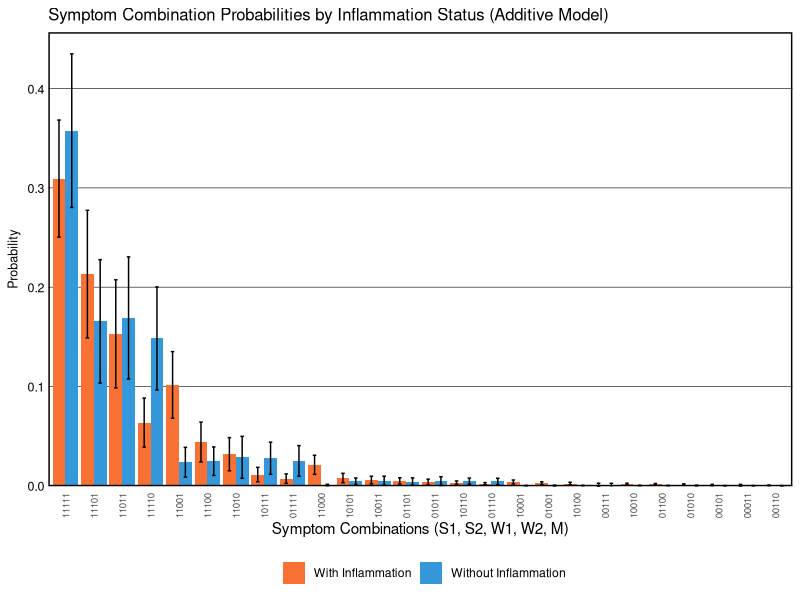
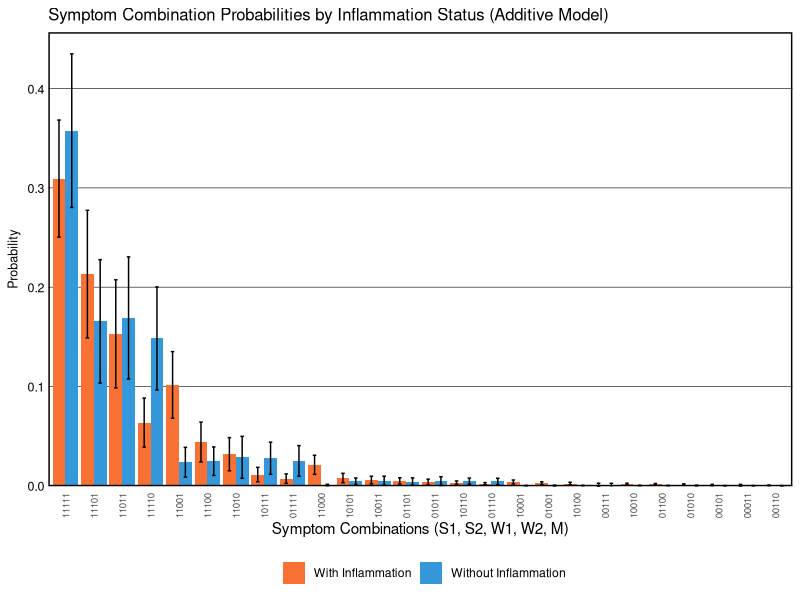

Here is the R script that generated these plots, in order:
## ---- chunk 1

## ---- chunk 2
# Load required packages
library(tidyverse)
library(mvtnorm)
library(MASS)
library(flextable)
library(officer)
## ---- chunk 3
# Setting seed for reproducibility
set.seed(123)

# Combinations of binary criteria
combinations <- expand.grid(c(0,1), c(0,1), c(0,1), c(0,1), c(0,1))
## ---- chunk 4
# Function to ensure the values fall between 0 and 4
rescale <- function(x) {
  min_val <- min(x)
  max_val <- max(x)
  return((x - min_val) / (max_val - min_val) * 4)
}
## ---- chunk 5
generate_correlated_binary <- function(n, p1, p2, cor) {
  means <- c(0, 0)
  sigma <- matrix(c(1, cor, cor, 1), 2, 2)
  bvn <- mvrnorm(n, mu = means, Sigma = sigma)
  
  threshold_L <- qnorm(1 - p1)
  threshold_I <- qnorm(1 - p2)
  
  L <- ifelse(bvn[,1] > threshold_L, 1, 0)
  I <- ifelse(bvn[,2] > threshold_I, 1, 0)
  
  return(data.frame(L = L, I = I))
}
## ---- chunk 6
# Function to calculate Shannon index
# Input: vector of probabilities
# Output: Shannon index (using natural logarithm)
calculate_shannon <- function(probabilities) {
  # Only use probabilities > 0 (since log(0) is undefined)
  p <- probabilities[probabilities > 0]
  # Normalize to ensure probabilities sum to 1
  p <- p / sum(p)
  # Calculate Shannon index: H = -sum(p * ln(p))
  H <- -sum(p * log(p))
  return(H)
}
## ---- chunk 7
# Function to calculate Hill numbers
# Input: vector of probabilities, q parameter (order of diversity)
# Output: Hill number (effective number of categories)
calculate_hill <- function(probabilities, q) {
  # Only use probabilities > 0 (since log(0) is undefined for q=1)
  p <- probabilities[probabilities > 0]
  # Normalize to ensure probabilities sum to 1
  p <- p / sum(p)
  
  if (q == 1) {
    # Limit case: exponential of Shannon entropy
    return(exp(-sum(p * log(p))))
  } else {
    # General formula: Hill = (sum(p^q))^(1/(1-q))
    return(sum(p^q)^(1/(1-q)))
  }
}
## ---- chunk 8
# Number of individuals and simulations
n <- 10000
n_sims <- 100

# Matrices to accumulate the results of each simulation
results_WITH_inflammation <- matrix(0, ncol = 2^5, nrow = n_sims)
results_WITHOUT_inflammation <- matrix(0, ncol = 2^5, nrow = n_sims)

# Vectors to track sample sizes
n_WITH_inflammation <- numeric(n_sims)
n_WITHOUT_inflammation <- numeric(n_sims)

# Vectors to track symptom severity means
severity_WITH_inflammation <- numeric(n_sims)
severity_WITHOUT_inflammation <- numeric(n_sims)

# Vectors to track Shannon indices for heterogeneity analysis
shannon_WITH_inflammation <- numeric(n_sims)
shannon_WITHOUT_inflammation <- numeric(n_sims)

# Vectors to track Hill numbers for heterogeneity analysis
# q=0: richness, q=1: exp(Shannon), q=2: inverse Simpson
hill_q0_WITH_inflammation <- numeric(n_sims)
hill_q0_WITHOUT_inflammation <- numeric(n_sims)
hill_q1_WITH_inflammation <- numeric(n_sims)
hill_q1_WITHOUT_inflammation <- numeric(n_sims)
hill_q2_WITH_inflammation <- numeric(n_sims)
hill_q2_WITHOUT_inflammation <- numeric(n_sims)
## ---- chunk 9
for(sim in 1:n_sims) {
  # Generate correlated binary latent variables L (PTSD) and I (Inflammation)
  latent_vars <- generate_correlated_binary(n, p1 = 0.8, p2 = 0.5, cor = 0.6)
  L <- latent_vars$L
  I <- latent_vars$I
  
# Simulate symptoms with BOTH L and I effects (additive model)
  # I factors are adjustable based on theoretical assumptions
  
  # Strong indicators - react strongly to PTSD, moderately to Inflammation
  S1 <- rescale(2.0 * L + 0.6 * I + rnorm(n, mean=2, sd=0.5))
  S2 <- rescale(1.8 * L + 0.5 * I + rnorm(n, mean=2, sd=0.5))
  
  # Medium indicator - reacts moderately to both
  M <- rescale(1.2 * L + 0.7 * I + rnorm(n, mean=2, sd=0.8))
  
  # Weak indicators - react weakly to PTSD, varied response to Inflammation
  W1 <- rescale(0.6 * L + 0.5 * I + rnorm(n, mean=2, sd=1))
  W2 <- rescale(0.4 * L + 0.3 * I + rnorm(n, mean=2, sd=1))
  
  
  # Combine into a data frame
  data <- data.frame(L, I, S1, S2, W1, W2, M)
  
  # Creating binary variables for all indicators
  data <- data %>%
    mutate(
      S1_positive = S1 >= 2,
      S2_positive = S2 >= 2,
      W1_positive = W1 >= 2,
      W2_positive = W2 >= 2,
      M_positive = M >= 2
    )
  
  # Calculate a new column that counts how many criteria are met for each individual
  data <- data %>%
    mutate(criteria_met = S1_positive + S2_positive + 
                          W1_positive + W2_positive + 
                          M_positive)
  
# Filter the dataset to keep only those individuals that meet at least 2 criteria
filtered_data <- data %>%
    filter(criteria_met >= 2)
  
# Calculate symptom severity (sum of all 5 symptom ratings)
filtered_data <- filtered_data %>%
  mutate(severity = S1 + S2 + M + W1 + W2)

# Split into inflammation groups
filtered_WITH_I <- filtered_data %>% filter(I == 1)
filtered_WITHOUT_I <- filtered_data %>% filter(I == 0)

# === Severity-based sampling for equal groups ===
# Calculate mean and SD of severity in inflammation group
mean_severity_WITH <- mean(filtered_WITH_I$severity)
sd_severity_WITH <- sd(filtered_WITH_I$severity)

# Define selection range: mean ± 0.5 SD
lower_bound <- mean_severity_WITH - 0.5 * sd_severity_WITH
upper_bound <- mean_severity_WITH + 0.5 * sd_severity_WITH

# Select non-inflammation individuals within this severity range
filtered_WITHOUT_I_eligible <- filtered_WITHOUT_I %>%
  filter(severity >= lower_bound & severity <= upper_bound)

# Determine sample size (minimum of both groups)
n_sample <- min(nrow(filtered_WITH_I), nrow(filtered_WITHOUT_I_eligible))

# Random sample from both groups to get equal sizes
if(n_sample > 5) {
  filtered_WITH_I <- filtered_WITH_I %>% sample_n(n_sample)
  filtered_WITHOUT_I <- filtered_WITHOUT_I_eligible %>% sample_n(n_sample)
}

# Track sample sizes
n_WITH_inflammation[sim] <- nrow(filtered_WITH_I)
n_WITHOUT_inflammation[sim] <- nrow(filtered_WITHOUT_I)

# Track severity means (to verify matching worked)
severity_WITH_inflammation[sim] <- mean(filtered_WITH_I$severity)
severity_WITHOUT_inflammation[sim] <- mean(filtered_WITHOUT_I$severity)
  
# === Calculate for WITH inflammation group ===
if(nrow(filtered_WITH_I) > 5) {  # Need sufficient data for covariance
    cov_matrix_WITH <- cov(filtered_WITH_I[, c("S1", "S2", "W1", "W2", "M")])
    means_WITH <- colMeans(filtered_WITH_I[, c("S1", "S2", "W1", "W2", "M")])
    
    for(i in 1:nrow(combinations)){
      lower <- as.numeric(ifelse(combinations[i,] == 1, 2, -Inf))
      upper <- as.numeric(ifelse(combinations[i,] == 1, Inf, 2))
      results_WITH_inflammation[sim, i] <- pmvnorm(lower = lower, 
                                                   upper = upper, 
                                                   mean = means_WITH, 
                                                   sigma = cov_matrix_WITH)
    }
}
  
# === Calculate for WITHOUT inflammation group ===
if(nrow(filtered_WITHOUT_I) > 5) {  # Need sufficient data for covariance
    cov_matrix_WITHOUT <- cov(filtered_WITHOUT_I[, c("S1", "S2", "W1", "W2", "M")])
    means_WITHOUT <- colMeans(filtered_WITHOUT_I[, c("S1", "S2", "W1", "W2", "M")])
    
    for(i in 1:nrow(combinations)){
      lower <- as.numeric(ifelse(combinations[i,] == 1, 2, -Inf))
      upper <- as.numeric(ifelse(combinations[i,] == 1, Inf, 2))
      results_WITHOUT_inflammation[sim, i] <- pmvnorm(lower = lower, 
                                                      upper = upper, 
                                                      mean = means_WITHOUT, 
                                                      sigma = cov_matrix_WITHOUT)
    }
  }

# === Calculate Shannon indices based on observed counts ===
# Create combination strings for each individual
filtered_WITH_I <- filtered_WITH_I %>%
  mutate(combination = paste0(as.integer(S1_positive), 
                              as.integer(S2_positive), 
                              as.integer(W1_positive), 
                              as.integer(W2_positive), 
                              as.integer(M_positive)))

filtered_WITHOUT_I <- filtered_WITHOUT_I %>%
  mutate(combination = paste0(as.integer(S1_positive), 
                              as.integer(S2_positive), 
                              as.integer(W1_positive), 
                              as.integer(W2_positive), 
                              as.integer(M_positive)))

# Count combinations and calculate proportions for WITH inflammation group
counts_WITH <- filtered_WITH_I %>%
  count(combination) %>%
  mutate(proportion = n / sum(n))

# Count combinations and calculate proportions for WITHOUT inflammation group
counts_WITHOUT <- filtered_WITHOUT_I %>%
  count(combination) %>%
  mutate(proportion = n / sum(n))

# Calculate Shannon index for WITH inflammation group
if(nrow(counts_WITH) > 0) {
  shannon_WITH_inflammation[sim] <- calculate_shannon(counts_WITH$proportion)
}

# Calculate Shannon index for WITHOUT inflammation group
if(nrow(counts_WITHOUT) > 0) {
  shannon_WITHOUT_inflammation[sim] <- calculate_shannon(counts_WITHOUT$proportion)
}

  # Calculate Hill numbers for WITH inflammation group
  if(nrow(counts_WITH) > 0) {
    hill_q0_WITH_inflammation[sim] <- calculate_hill(counts_WITH$proportion, q = 0)
    hill_q1_WITH_inflammation[sim] <- calculate_hill(counts_WITH$proportion, q = 1)
    hill_q2_WITH_inflammation[sim] <- calculate_hill(counts_WITH$proportion, q = 2)
  }

  # Calculate Hill numbers for WITHOUT inflammation group
  if(nrow(counts_WITHOUT) > 0) {
    hill_q0_WITHOUT_inflammation[sim] <- calculate_hill(counts_WITHOUT$proportion, q = 0)
    hill_q1_WITHOUT_inflammation[sim] <- calculate_hill(counts_WITHOUT$proportion, q = 1)
    hill_q2_WITHOUT_inflammation[sim] <- calculate_hill(counts_WITHOUT$proportion, q = 2)
  }
}
## ---- chunk 10
# === Process results for WITH inflammation group ===
derived_probs_WITH <- data.frame(
  Combination = paste(combinations[,1], 
                      combinations[,2], 
                      combinations[,3], 
                      combinations[,4], 
                      combinations[,5], sep=""),
  Mean_Probability = apply(results_WITH_inflammation, 2, mean),
  SD_Probability = apply(results_WITH_inflammation, 2, sd),
  Group = "With Inflammation")

# === Process results for WITHOUT inflammation group ===
derived_probs_WITHOUT <- data.frame(
  Combination = paste(combinations[,1], 
                      combinations[,2], 
                      combinations[,3], 
                      combinations[,4], 
                      combinations[,5], sep=""),
  Mean_Probability = apply(results_WITHOUT_inflammation, 2, mean),
  SD_Probability = apply(results_WITHOUT_inflammation, 2, sd),
  Group = "Without Inflammation")

# Combine both groups
derived_probs_combined <- rbind(derived_probs_WITH, derived_probs_WITHOUT)

# Determine which combinations meet 2 out of 5 criteria
derived_probs_combined$MeetsCriteria <- ifelse(rowSums(combinations) >= 2, TRUE, FALSE)

# Filter to only include combinations that meet the criteria
filtered_probs_combined <- derived_probs_combined %>% 
  filter(MeetsCriteria) %>%
  arrange(Group, desc(Mean_Probability))

# Add abbreviations for x-axis
# We'll rank combinations by their average probability across both groups
avg_probs <- derived_probs_combined %>%
  filter(MeetsCriteria) %>%
  group_by(Combination) %>%
  summarise(Avg = mean(Mean_Probability)) %>%
  arrange(desc(Avg))

filtered_probs_combined$Rank <- match(filtered_probs_combined$Combination, avg_probs$Combination)

# Report average sample sizes
cat("Average sample sizes across simulations:\n")
cat("With Inflammation:", round(mean(n_WITH_inflammation), 1), "\n")
cat("Without Inflammation:", round(mean(n_WITHOUT_inflammation), 1), "\n")

# Report average symptom severity (to verify groups are matched)
cat("\nAverage symptom severity across simulations:\n")
cat("With Inflammation:", round(mean(severity_WITH_inflammation), 2), "\n")
cat("Without Inflammation:", round(mean(severity_WITHOUT_inflammation), 2), "\n")

# === Report Shannon Index Results ===
cat("\n=== HETEROGENEITY ANALYSIS (Shannon Index) ===\n")
cat("Shannon Index (With Inflammation):    ", 
    round(mean(shannon_WITH_inflammation), 3), " ± ", 
    round(sd(shannon_WITH_inflammation), 3), "\n", sep="")
cat("Shannon Index (Without Inflammation): ", 
    round(mean(shannon_WITHOUT_inflammation), 3), " ± ", 
    round(sd(shannon_WITHOUT_inflammation), 3), "\n", sep="")
cat("\nDifference (With - Without): ", 
    round(mean(shannon_WITH_inflammation) - mean(shannon_WITHOUT_inflammation), 3), "\n", sep="")
cat("95% CI of difference: [", 
    round(mean(shannon_WITH_inflammation - shannon_WITHOUT_inflammation) - 
          1.96 * sd(shannon_WITH_inflammation - shannon_WITHOUT_inflammation) / sqrt(n_sims), 3), 
    ", ", 
    round(mean(shannon_WITH_inflammation - shannon_WITHOUT_inflammation) + 
          1.96 * sd(shannon_WITH_inflammation - shannon_WITHOUT_inflammation) / sqrt(n_sims), 3), 
    "]\n", sep="")

# Interpretation
cat("\nInterpretation: ")
if(mean(shannon_WITH_inflammation) > mean(shannon_WITHOUT_inflammation)) {
  cat("Higher heterogeneity in the inflammation group (one-to-many mapping).\n")
} else if(mean(shannon_WITH_inflammation) < mean(shannon_WITHOUT_inflammation)) {
  cat("Lower heterogeneity in the inflammation group (one-to-one mapping).\n")
} else {
  cat("No difference in heterogeneity between groups.\n")
}

# === Report Hill Numbers Results ===
cat("\n=== HETEROGENEITY ANALYSIS (Hill Numbers) ===\n")

# Calculate differences for each simulation
diff_q0 <- hill_q0_WITH_inflammation - hill_q0_WITHOUT_inflammation
diff_q1 <- hill_q1_WITH_inflammation - hill_q1_WITHOUT_inflammation
diff_q2 <- hill_q2_WITH_inflammation - hill_q2_WITHOUT_inflammation

# Create summary data frame
hill_summary <- data.frame(
  Measure = c("Hill q=0 (Richness)", 
              "Hill q=1 (exp Shannon)", 
              "Hill q=2 (inv Simpson)"),
  With_Inflammation_Mean = c(mean(hill_q0_WITH_inflammation),
                              mean(hill_q1_WITH_inflammation),
                              mean(hill_q2_WITH_inflammation)),
  With_Inflammation_SD = c(sd(hill_q0_WITH_inflammation),
                            sd(hill_q1_WITH_inflammation),
                            sd(hill_q2_WITH_inflammation)),
  Without_Inflammation_Mean = c(mean(hill_q0_WITHOUT_inflammation),
                                 mean(hill_q1_WITHOUT_inflammation),
                                 mean(hill_q2_WITHOUT_inflammation)),
  Without_Inflammation_SD = c(sd(hill_q0_WITHOUT_inflammation),
                               sd(hill_q1_WITHOUT_inflammation),
                               sd(hill_q2_WITHOUT_inflammation)),
  Difference = c(mean(diff_q0),
                 mean(diff_q1),
                 mean(diff_q2)),
  CI_95_Lower = c(mean(diff_q0) - 1.96 * sd(diff_q0) / sqrt(n_sims),
                  mean(diff_q1) - 1.96 * sd(diff_q1) / sqrt(n_sims),
                  mean(diff_q2) - 1.96 * sd(diff_q2) / sqrt(n_sims)),
  CI_95_Upper = c(mean(diff_q0) + 1.96 * sd(diff_q0) / sqrt(n_sims),
                  mean(diff_q1) + 1.96 * sd(diff_q1) / sqrt(n_sims),
                  mean(diff_q2) + 1.96 * sd(diff_q2) / sqrt(n_sims))
)

# Round all numeric columns
hill_summary[, 2:8] <- round(hill_summary[, 2:8], 3)

# Print summary table
print(hill_summary)
## ---- chunk 11
# Add MeetsCriteria column to individual dataframes
derived_probs_WITH$MeetsCriteria <- ifelse(rowSums(combinations) >= 2, TRUE, FALSE)
derived_probs_WITHOUT$MeetsCriteria <- ifelse(rowSums(combinations) >= 2, TRUE, FALSE)

# Show ALL results for WITH inflammation
cat("\n=== WITH INFLAMMATION (all combinations meeting criteria) ===\n")
print(derived_probs_WITH %>% 
        filter(MeetsCriteria) %>% 
        arrange(desc(Mean_Probability)))

# Show ALL results for WITHOUT inflammation
cat("\n=== WITHOUT INFLAMMATION (all combinations meeting criteria) ===\n")
print(derived_probs_WITHOUT %>% 
        filter(MeetsCriteria) %>% 
        arrange(desc(Mean_Probability)))
## ---- chunk 12
# Define the theme for the figure
Theme_Figure_1a <- 
  theme(
    plot.title = element_text(size=12),
    axis.title.y = element_text(size=9, 
                                margin = margin(t = 0, r = 0, b = 0, l = 0)),
    axis.text.x = element_text(size = 7, angle = 90, hjust = 1, vjust = 0.5),
    axis.text.y = element_text(size=9, 
                               color = "black", 
                               margin = margin(t = 0, r = 0, b = 0, l = 5)),
    axis.ticks = element_blank(),
    panel.grid.major.x = element_blank(), 
    panel.grid.major.y = element_line(size=.2, 
                                      color="black"), 
    panel.grid.minor.y = element_blank(), 
    panel.border = element_rect(colour = "black", 
                                fill=NA, 
                                size=1),
    panel.background = element_rect(fill = "white"),
    legend.position = "bottom")

# Plot with two colors
ggplot(filtered_probs_combined, aes(x = reorder(Combination, -Mean_Probability), 
                                     y = Mean_Probability,
                                     fill = Group)) +
  geom_bar(stat = "identity", position = position_dodge(width = 0.9)) +
  geom_errorbar(aes(ymin = Mean_Probability - SD_Probability, 
                    ymax = Mean_Probability + SD_Probability), 
                position = position_dodge(width = 0.9),
                width = 0.25) +
  scale_fill_manual(values = c("With Inflammation" = "#F97134", 
                                "Without Inflammation" = "#3498db")) +
  scale_y_continuous(expand = expansion(mult = c(0, 0.05))) +
  labs(title = "Symptom Combination Probabilities by Inflammation Status (Additive Model)", 
       x = "Symptom Combinations (S1, S2, W1, W2, M)", 
       y = "Probability",
       fill = "") + 
  Theme_Figure_1a
ggsave("Figure_2a_Additive_Model.png", width = 10, height = 6, dpi = 300)
